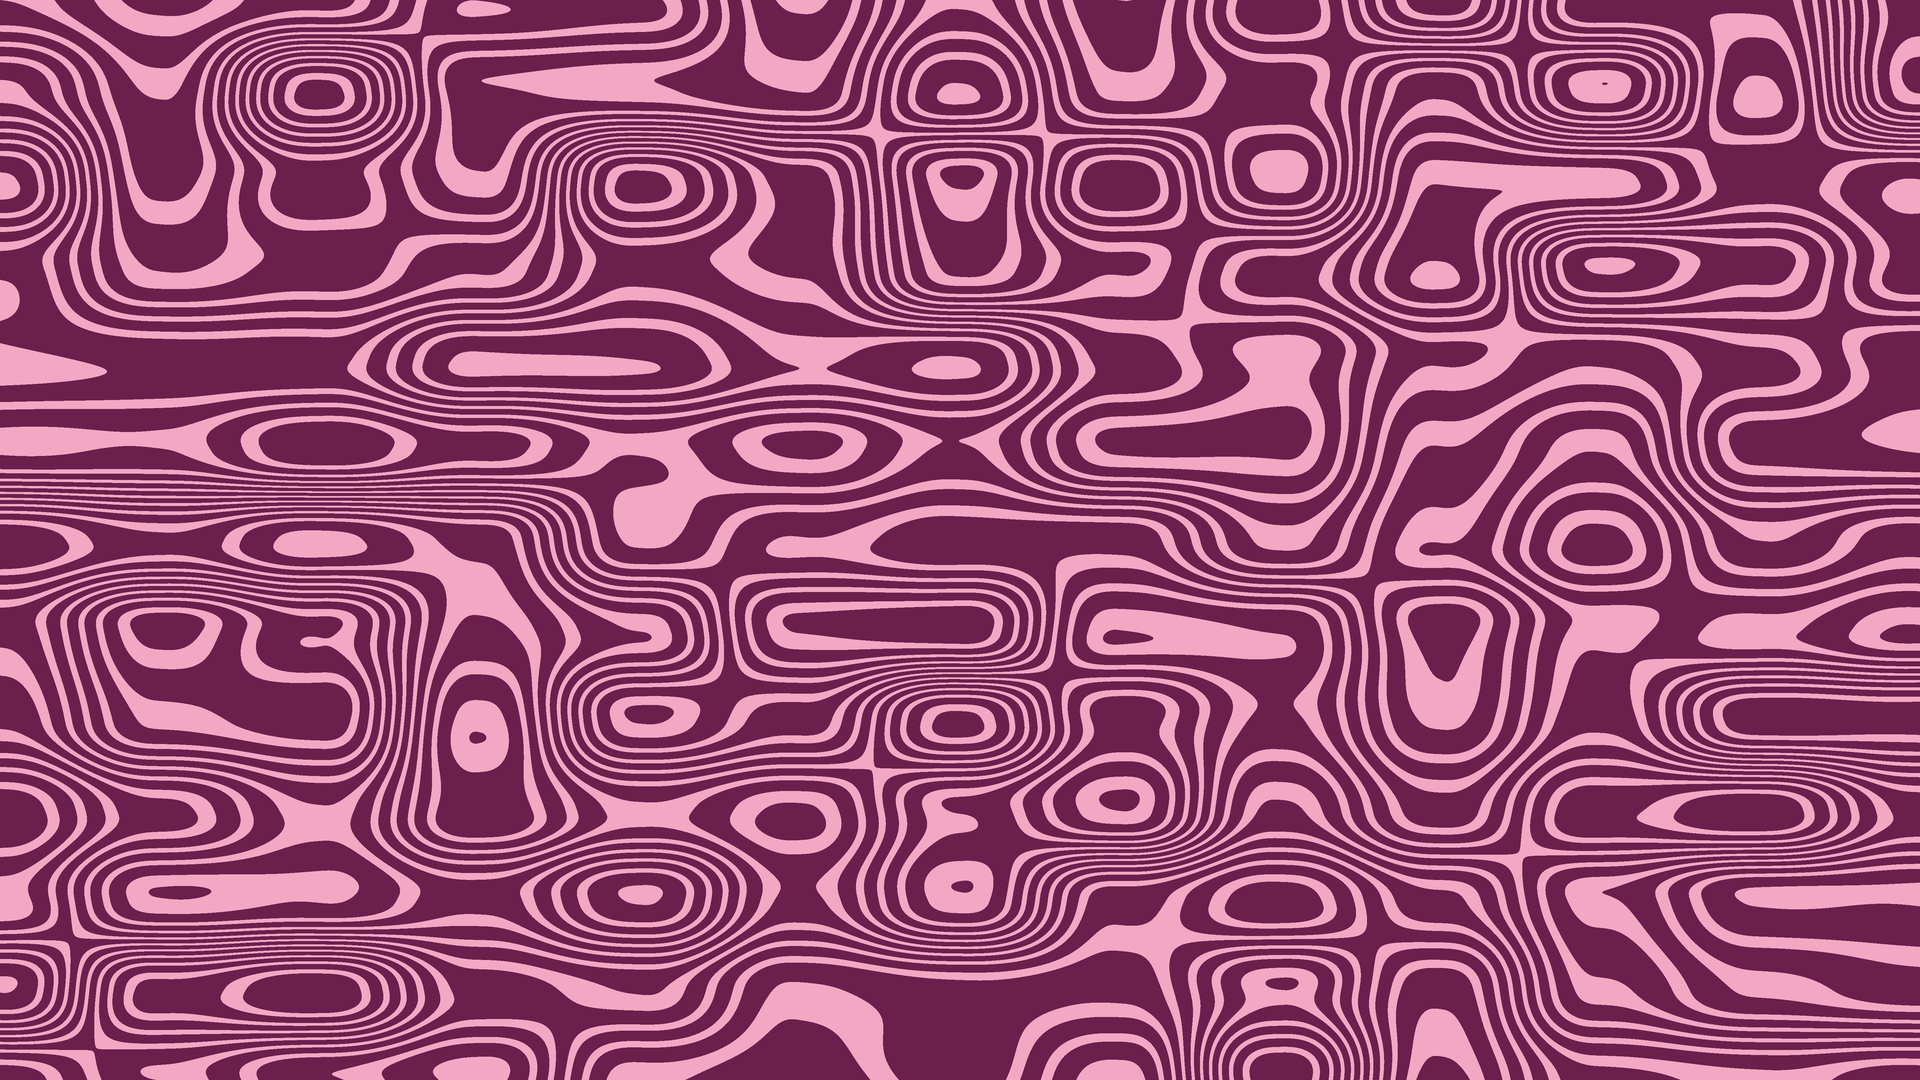

The script that saved this image:
#!/usr/bin/env python3
"""Generate a randomized liquid/swirl pattern PNG.

Usage:
    python swirl.py                       # interactive prompts
    python swirl.py -c "#8B5CF6" -W 1920 -H 1080 -o bg.png
    python swirl.py -c purple --seed 42 --scale 2.5 --coverage 0.45
"""

import argparse
import random

import numpy as np
from PIL import Image, ImageColor

SUPERSAMPLE = 3  # render this many times larger, then downscale for smooth edges


def smoothstep(t):
    # quintic (6t^5 - 15t^4 + 10t^3) rather than cubic: it flattens the
    # second derivative at the lattice lines too, so contour curves bend
    # continuously instead of kinking at every cell boundary
    return t * t * t * (t * (t * 6.0 - 15.0) + 10.0)


def value_noise(h, w, cells, lattice):
    """Smooth value noise on an h x w grid from a `cells` x `cells` lattice."""
    ys = np.linspace(0, cells, h, endpoint=False)
    xs = np.linspace(0, cells, w, endpoint=False)
    y0, x0 = ys.astype(int), xs.astype(int)
    fy, fx = smoothstep(ys - y0)[:, None], smoothstep(xs - x0)[None, :]

    y0, x0 = y0[:, None], x0[None, :]
    top = lattice[y0, x0] * (1 - fx) + lattice[y0, x0 + 1] * fx
    bot = lattice[y0 + 1, x0] * (1 - fx) + lattice[y0 + 1, x0 + 1] * fx
    return top * (1 - fy) + bot * fy


def fbm(h, w, cells, rng, octaves=5, persistence=0.5):
    """Fractal noise: stacked octaves of value noise, roughly in 0..1.

    `persistence` is how much amplitude each octave keeps relative to the
    one below it. Low values starve the fine octaves, which is what leaves
    the edges as clean sweeping curves rather than jittery ones.
    """
    total = np.zeros((h, w), dtype=np.float64)
    amplitude, norm = 1.0, 0.0
    for i in range(octaves):
        n = max(1, int(cells * 2**i))
        # the lattice is always drawn, even for octaves too faint to matter,
        # so a given seed keeps the same overall layout at any smoothness
        lattice = rng.random((n + 2, n + 2))
        if amplitude > 1e-3:
            total += amplitude * value_noise(h, w, n, lattice)
        norm += amplitude
        amplitude *= persistence
    return total / norm


def laplacian(a):
    """9-point periodic Laplacian; the diagonal terms keep the pattern from
    picking up the square symmetry of the grid."""
    return (
        0.20 * (np.roll(a, 1, 0) + np.roll(a, -1, 0)
                + np.roll(a, 1, 1) + np.roll(a, -1, 1))
        + 0.05 * (np.roll(np.roll(a, 1, 0), 1, 1) + np.roll(np.roll(a, 1, 0), -1, 1)
                  + np.roll(np.roll(a, -1, 0), 1, 1) + np.roll(np.roll(a, -1, 0), -1, 1))
        - a
    )


def gray_scott(h, w, feed, kill, steps, rng):
    """Gray-Scott reaction-diffusion, run to its labyrinth attractor.

    Two chemicals diffuse at different rates while V consumes U. The result
    is stripes of one intrinsic width that wander, fork and terminate in
    round caps -- which is why the lines stay an even weight everywhere.
    """
    u = np.ones((h, w))
    v = np.zeros((h, w))
    seeds = rng.random((h, w)) < 0.03
    u[seeds], v[seeds] = 0.5, 0.25
    u += 0.02 * rng.standard_normal((h, w))

    for _ in range(steps):
        reaction = u * v * v
        u += 0.16 * laplacian(u) - reaction + feed * (1 - u)
        v += 0.08 * laplacian(v) + reaction - (feed + kill) * v
    return v


def fft_upsample(a, out_h, out_w):
    """Band-limited interpolation of a periodic field onto a finer grid.

    The simulation runs on a small grid (stripe width is fixed by the
    physics at ~10 cells), so the field has to be enlarged. Zero-padding
    the spectrum reconstructs it exactly, with none of the faceting that
    bicubic upscaling leaves on a 10x enlargement.

    Every size must be even: the centred spectrum puts DC at n//2, so an
    odd size lands it one bin off, modulating the image by a cosine.
    """
    h, w = a.shape
    spectrum = np.fft.fftshift(np.fft.fft2(a))
    spectrum[0, :] = 0
    spectrum[:, 0] = 0  # unpaired Nyquist bins, dropped to avoid ringing
    padded = np.zeros((out_h, out_w), dtype=complex)
    y0, x0 = (out_h - h) // 2, (out_w - w) // 2
    padded[y0:y0 + h, x0:x0 + w] = spectrum
    scale = (out_h * out_w) / (h * w)
    return np.real(np.fft.ifft2(np.fft.ifftshift(padded))) * scale


def even(n):
    return max(8, int(n) // 2 * 2)


def make_maze(width, height, scale, coverage, feed, kill, steps, rng):
    """Return a bool mask where True = line color."""
    sim_w = even(round(scale * 10.5))
    sim_h = even(round(sim_w * height / width))
    field = gray_scott(sim_h, sim_w, feed, kill, steps, rng)
    field = fft_upsample(field, even(height), even(width))
    # threshold by quantile so `coverage` sets line weight directly
    return field > np.quantile(field, 1.0 - coverage)


def make_pattern(width, height, scale, warp, coverage, smoothness, rng):
    """Return a bool mask where True = swirl color.

    The ribbons are contour bands of a scalar field. The field is a linear
    ramp in a random direction (which gives the ribbons a common flow
    direction) plus fractal noise (which bends, pinches and folds them).
    """
    yy, xx = np.mgrid[0:height, 0:width].astype(np.float64)
    diag = float(max(width, height))
    xn, yn = xx / diag, yy / diag

    angle = rng.uniform(0, 2 * np.pi)
    ramp = xn * np.cos(angle) + yn * np.sin(angle)

    cells = max(1, int(round(scale)))
    persistence = 0.55 * (1.0 - np.clip(smoothness, 0.0, 1.0))
    noise = fbm(height, width, cells, rng, persistence=persistence) - 0.5

    field = (ramp + warp * noise) * scale * 1.6

    # keep only the fractional part: every whole step of the field is one
    # light ribbon plus one dark one, so the bands snake along its contours
    return (field - np.floor(field)) < coverage


def generate(color, background, width, height, args, seed):
    rng = np.random.default_rng(seed)
    # the maze needs less supersampling: the FFT enlargement is already
    # smooth, and 3x on a big canvas costs a lot of memory
    ss = 2 if args.style == "maze" else SUPERSAMPLE
    w, h = width * ss, height * ss

    if args.style == "maze":
        mask = make_maze(w, h, args.scale, args.coverage,
                         args.feed, args.kill, args.steps, rng)
    else:
        mask = make_pattern(w, h, args.scale, args.warp, args.coverage,
                            args.smoothness, rng)

    rgb = np.where(mask[..., None], np.array(color), np.array(background))
    img = Image.fromarray(rgb.astype(np.uint8), "RGB")
    return img.resize((width, height), Image.LANCZOS)


def parse_color(text, fallback=None):
    text = text.strip()
    if not text and fallback:
        return fallback
    return ImageColor.getrgb(text)


def main():
    p = argparse.ArgumentParser(description="Generate a randomized swirly PNG.")
    p.add_argument("-c", "--color", help="swirl color: hex (#8B5CF6) or name (purple)")
    p.add_argument("-b", "--background", help="background color (default #0A0A0A)")
    p.add_argument("-W", "--width", type=int, help="width in pixels")
    p.add_argument("-H", "--height", type=int, help="height in pixels")
    p.add_argument("-o", "--output", default="swirl.png", help="output file")
    p.add_argument("-s", "--style", choices=("bands", "maze"), default="bands",
                   help="bands = thick flowing ribbons; maze = even-weight "
                        "labyrinth lines (default bands)")
    p.add_argument("--scale", type=float, default=2.0,
                   help="bands: feature density, lower = bigger swirls. "
                        "maze: roughly how many lines span the width. "
                        "(default 2.0, try 12 for maze)")
    p.add_argument("--warp", type=float, default=0.55,
                   help="how much the shapes get stretched and folded (default 0.55)")
    p.add_argument("--smoothness", type=float, default=1,
                   help="0 = jagged, crinkly edges; 1 = clean sweeping curves "
                        "(default 0.7)")
    p.add_argument("--coverage", type=float, default=0.5,
                   help="fraction of the canvas covered by the swirl color (default 0.5)")
    p.add_argument("--steps", type=int, default=6000,
                   help="maze only: relaxation iterations; more = cleaner, "
                        "more settled lines (default 6000)")
    p.add_argument("--feed", type=float, default=0.029,
                   help="maze only: Gray-Scott feed rate (default 0.029)")
    p.add_argument("--kill", type=float, default=0.057,
                   help="maze only: Gray-Scott kill rate (default 0.057)")
    p.add_argument("--seed", type=int, help="reuse a seed to reproduce a pattern")
    p.add_argument("--invert", action="store_true", help="swap the two colors")
    args = p.parse_args()

    color_text = args.color or input("Swirl color (hex or name) [#8B5CF6]: ")
    color = parse_color(color_text, fallback=(139, 92, 246))
    background = parse_color(args.background or "", fallback=(10, 10, 10))

    width = args.width or int(input("Width in px [1920]: ").strip() or 1920)
    height = args.height or int(input("Height in px [1080]: ").strip() or 1080)

    if args.invert:
        color, background = background, color

    seed = args.seed if args.seed is not None else random.randrange(2**31)
    if args.style == "maze" and args.scale < 4:
        args.scale = 12.0   # `bands` default is meaningless here
    img = generate(color, background, width, height, args, seed)
    img.save(args.output)
    print(f"Saved {args.output}  ({width}x{height}, seed {seed})")


if __name__ == "__main__":
    main()
